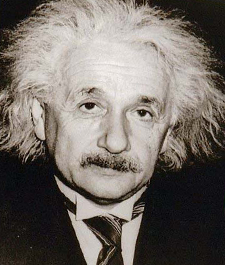
#> input picture Images/hp_einstein.bmp, 225 x 265 px; its folder holds 4 pictures in this run
$ python panorama.py --images ../Images
#> lines starting #> are read from the running program, lines starting #| are printed output that depends on the picture; after the words box and inside, x2 and y2 are one past the last pixel; in counts of white or black regions, pixels touching at a corner belong together
# python Scripts/panorama.py -i Images/Panorama
from imutils import paths
import numpy as np
import argparse
import cv2


# Remove black pixels around content of image
def trim(img):
    # Convert to grayscale and create mask of non-black pixels
    img_gray = cv2.cvtColor(img, cv2.COLOR_BGR2GRAY)
    mask = img_gray > 0
    # Get coordinates of non-zero elements
    coords = np.argwhere(mask)
    # Find minimum and maximum coordinates
    x0, y0 = coords.min(axis=0)
    x1, y1 = coords.max(axis=0)
    # Crop image at min and max coordinates
    return img[x0:x1, y0:y1]


# Compute key points and features of image
def detect_and_describe(img):
    # Create SIFT detector
    descriptor = cv2.xfeatures2d.SIFT_create()
    # Extract key points and features
    kps, features = descriptor.detectAndCompute(img, None)
    # Convert key points to Numpy array
    kps = np.float32([kp.pt for kp in kps])
    return kps, features


# Match features of two images together
def match_key_points(key_pts_a, key_pts_b, features_a, features_b, ratio, thresh):
    # Create BruteForce (calculates Euclidean distance between all feature vectors
    # and finds the pairs that have the smallest distance) descriptor matcher
    matcher = cv2.DescriptorMatcher_create("BruteForce")
    # Perform k-NN matching which returns top two matches for each feature vector
    raw_matches = matcher.knnMatch(features_a, features_b, 2)
    matches = []

    # Loop over matches
    for m in raw_matches:
        # Ensure distance is within a certain ratio (Lowe's ratio test)
        if len(m) == 2 and m[0].distance < m[1].distance * ratio:
            matches.append((m[0].trainIdx, m[0].queryIdx))

    # Homography matrix computation requires at least 4 matches
    if len(matches) > 4:
        # Construct two sets of points
        key_pts_a = np.float32([key_pts_a[iterator] for (_, iterator) in matches])
        key_pts_b = np.float32([key_pts_b[iterator] for (iterator, _) in matches])
        # Calculate homography matrix using RANSAC algorithm
        h, _ = cv2.findHomography(key_pts_a, key_pts_b, cv2.RANSAC, thresh)

        return h
    return None


def stitch_images(image_a, image_b, ratio, thresh):
    # Extract key points and features from images
    kps_a, features_a = detect_and_describe(image_a)
    kps_b, features_b = detect_and_describe(image_b)
    # Generate homography matrix
    homography = match_key_points(kps_a, kps_b, features_a, features_b, ratio, thresh)
    # If homography is None there aren't enough matched key points
    if homography is None:
        return None
    # Warp image_a according to the homography matrix and copy image_b into the result
    result = cv2.warpPerspective(image_a, homography, (image_a.shape[1] + image_b.shape[1],
                                                       (image_a.shape[0] + int(image_b.shape[0]/2))))
    result[0:image_b.shape[0], 0:image_b.shape[1]] = image_b
    return result


def create_panorama(imgs, ratio=0.75, thresh=4.0):
    # Go through images in array and stitch all of them in order
    for i in range(len(imgs) - 1, 0, -1):
        res = stitch_images(imgs[i], imgs[i - 1], ratio, thresh)
        imgs[i - 1] = res
    # Return cropped result
    return trim(res)


###############################################################

# Parse command line arguments
ap = argparse.ArgumentParser()
ap.add_argument("-i", "--images", type=str, required=True, help="input directory of images")
ap.add_argument("-o", "--output_path", type=str, default=None, help="image output path")
args = vars(ap.parse_args())

# Get all image paths from folder
imagePaths = sorted(list(paths.list_images(args["images"])))
images = []

# Load all images into array
for imagePath in imagePaths:
    image = cv2.imread(imagePath)
#> image is the input picture: shape (265, 225, 3); mean B, G, R 102.6, 108.7, 115.7
    images.append(image)

# Generate panorama and show result
imgOut = create_panorama(images)
#> the loop in create_panorama, `for i in range(len(imgs) - 1, 0, -1):` made 3 passes
#> pass 1, in stitch_images, `result = cv2.warpPerspective(image_a, homography, (image_a.shape[1] + ..`:
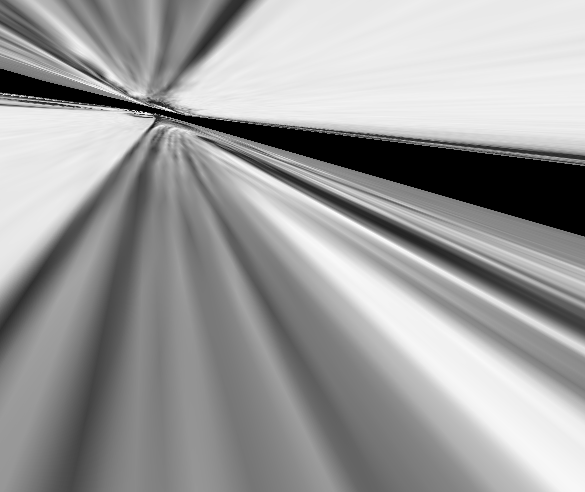
#> result: shape (492, 585, 3); min 0, max 252, mean 156.6
#> pass 1, in create_panorama, `res = stitch_images(imgs[i], imgs[i - 1], ratio, thresh)`:
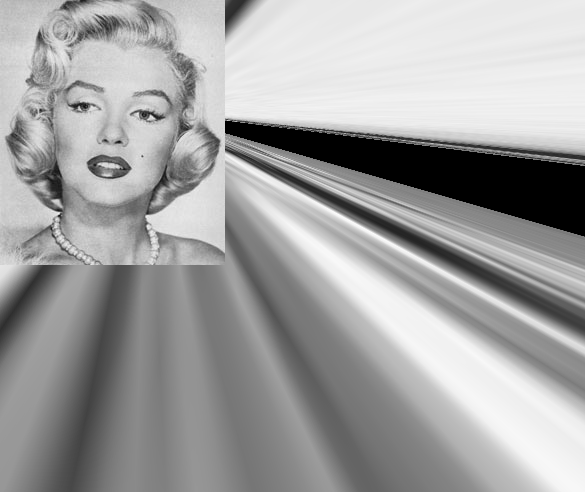
#> res: shape (492, 585, 3); min 0, max 252, mean 161.1
#> pass 2, in stitch_images (call 2), `result = cv2.warpPerspective(image_a, homography, (image_a.shape[1] + ..`:
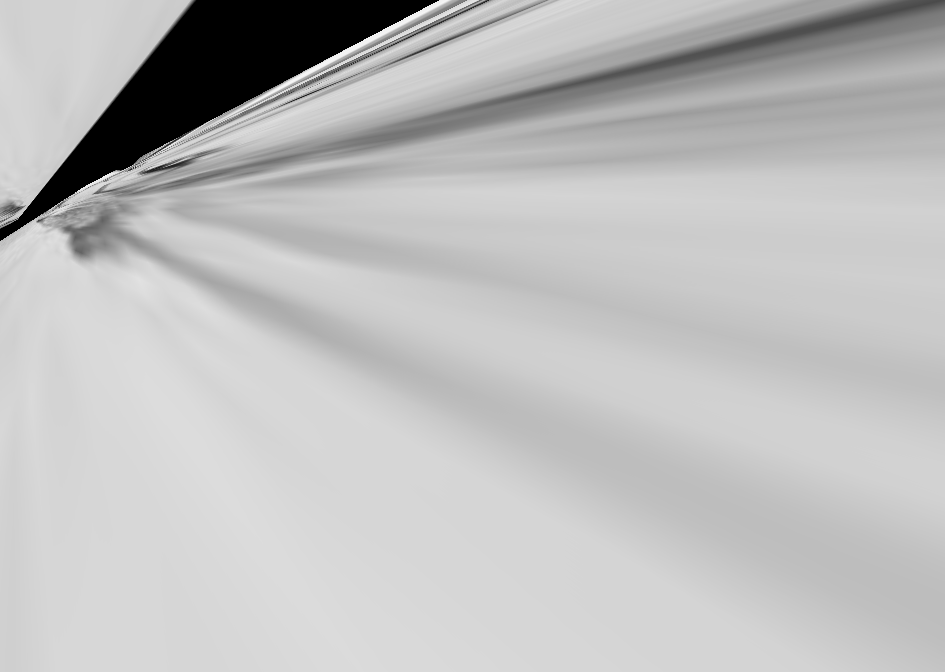
#> result: shape (672, 945, 3); min 0, max 249, mean 189.3
#> pass 2, in create_panorama, `res = stitch_images(imgs[i], imgs[i - 1], ratio, thresh)`:
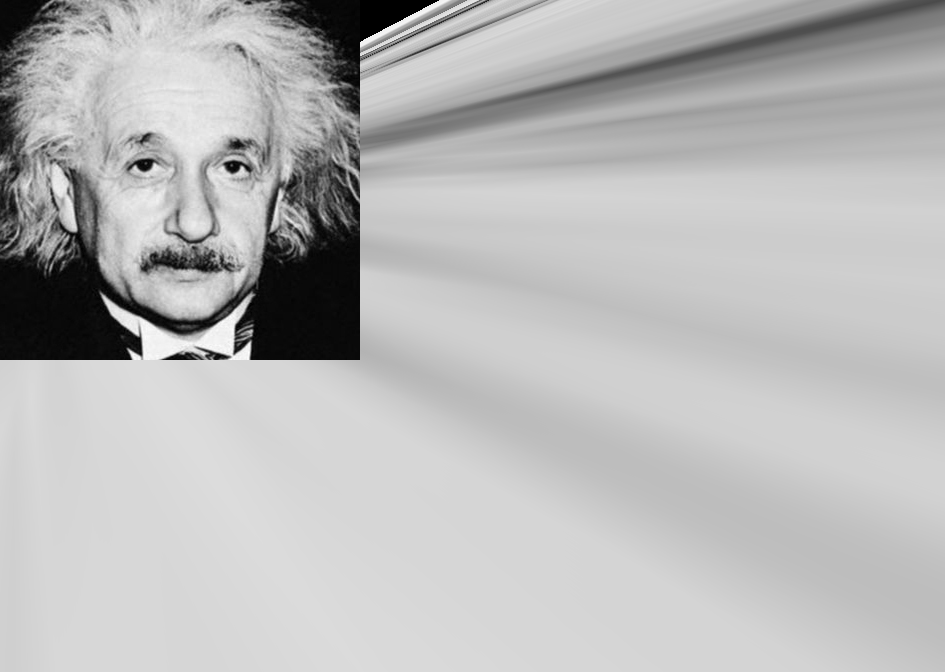
#> res: shape (672, 945, 3); min 0, max 255, mean 184
#> in trim, `img_gray = cv2.cvtColor(img, cv2.COLOR_BGR2GRAY)`:
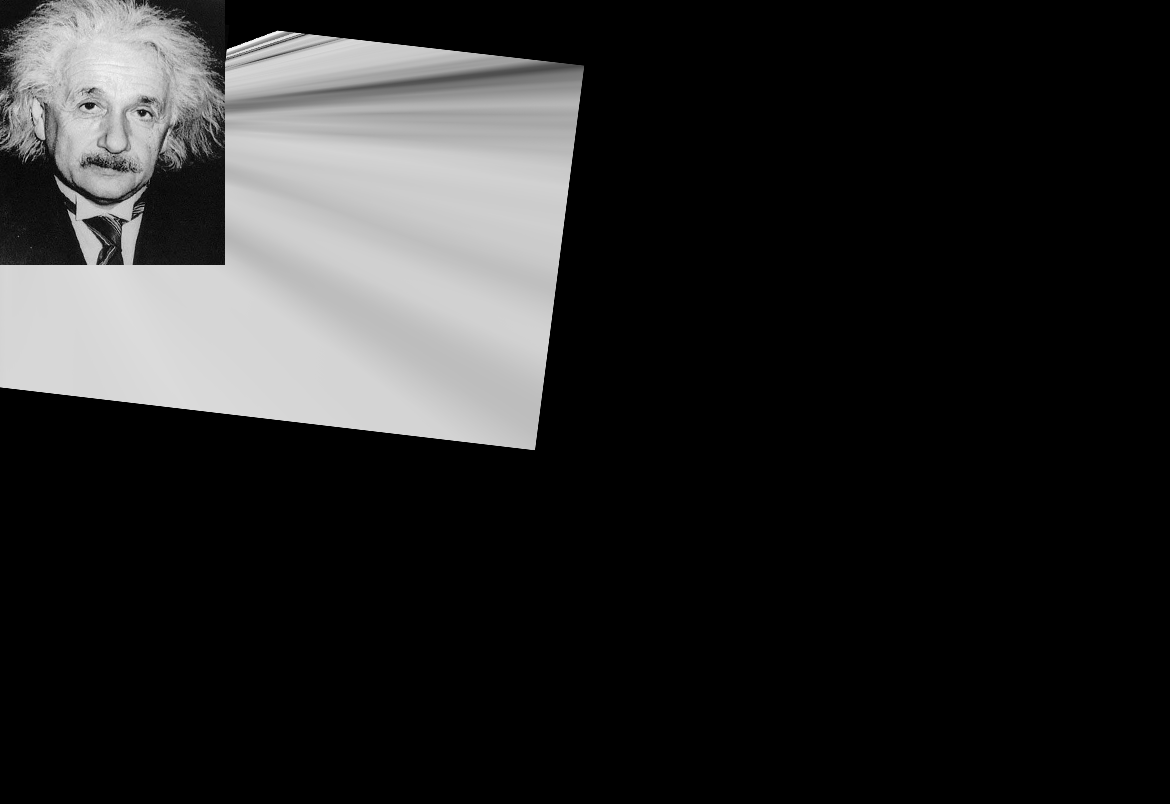
#> img_gray: shape (804, 1170); min 0, max 247, mean 40.6
#> in trim, `mask = img_gray > 0`:
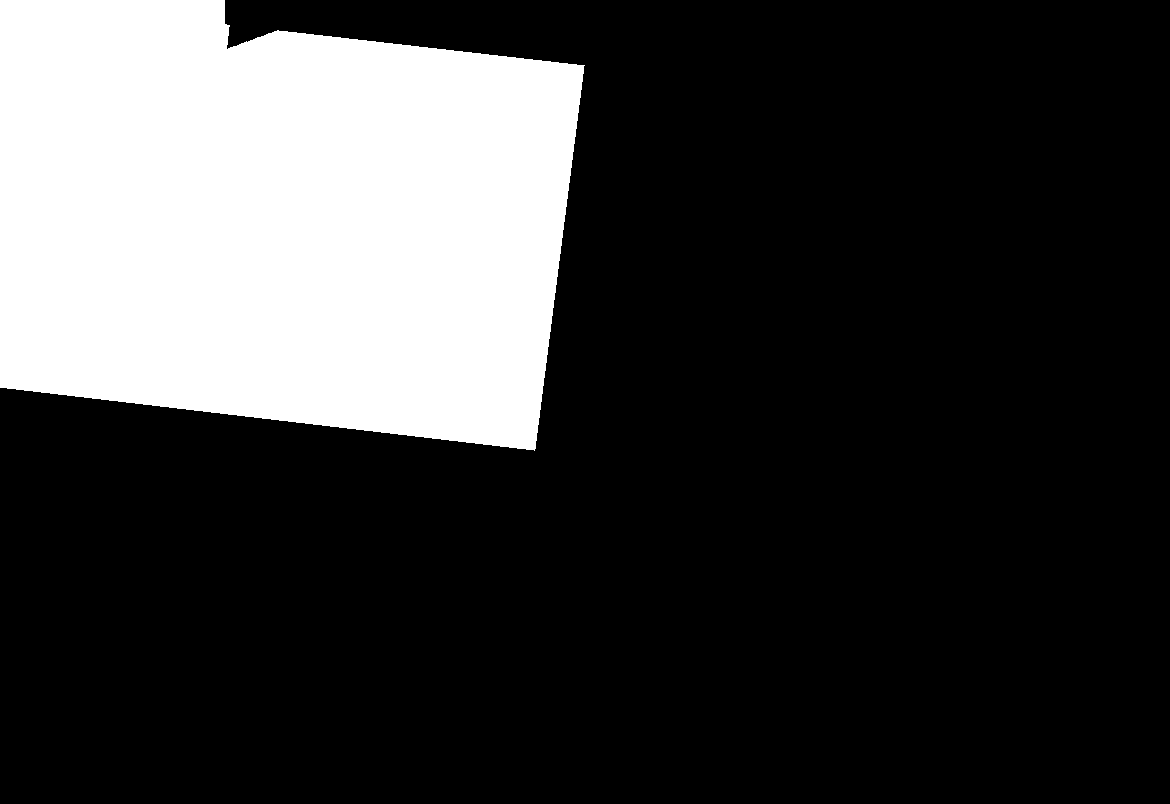
#> mask: shape (804, 1170) bool; 23.4% white; 1 white region, box (x1, y1, x2, y2) and area: (0, 0, 585, 451) 220375
#> in trim, `coords = np.argwhere(mask)`: coords = 220375 pairs, first value 0 to 450, second value 0 to 584
#> in trim, `x0, y0 = coords.min(axis=0)`: x0 = 0
#> in trim, `x1, y1 = coords.max(axis=0)`: x1 = 450; y1 = 584
#> in trim, `return img[x0:x1, y0:y1]`:
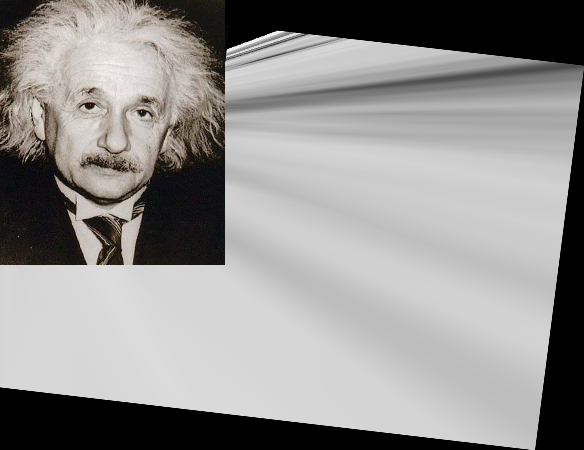
#> returned value: shape (450, 584, 3); mean of channels 0, 1, 2 143.6, 145, 146.5; drawn as B, G, R
cv2.imshow("Result", imgOut)

# Save image if specified
if args["output_path"] is not None:
    cv2.imwrite(args["output_path"], imgOut)
    print(args["output_path"])

###############################################################

cv2.waitKey(0)
cv2.destroyAllWindows()
